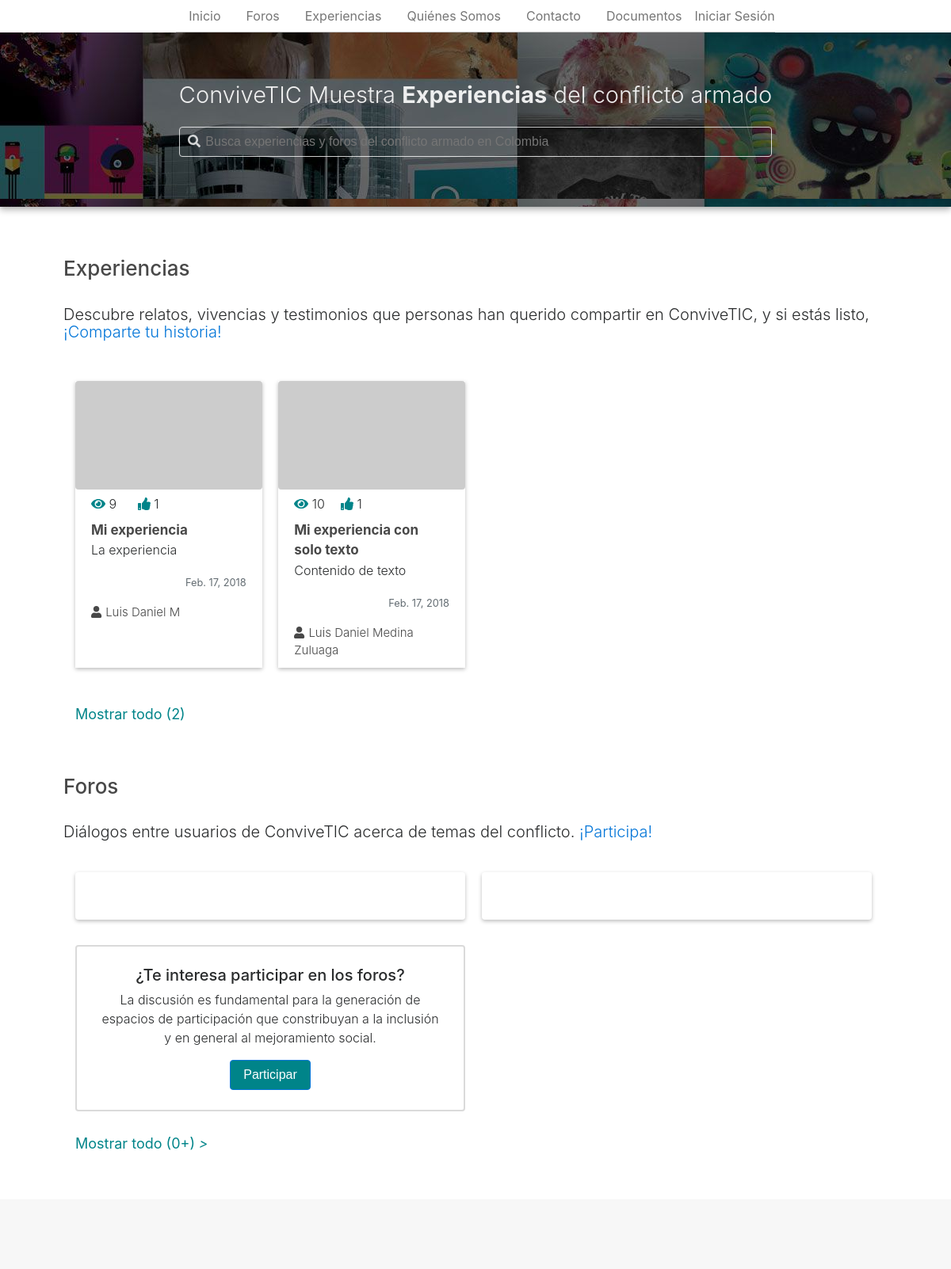
Before: / (upper part) with the older database file.
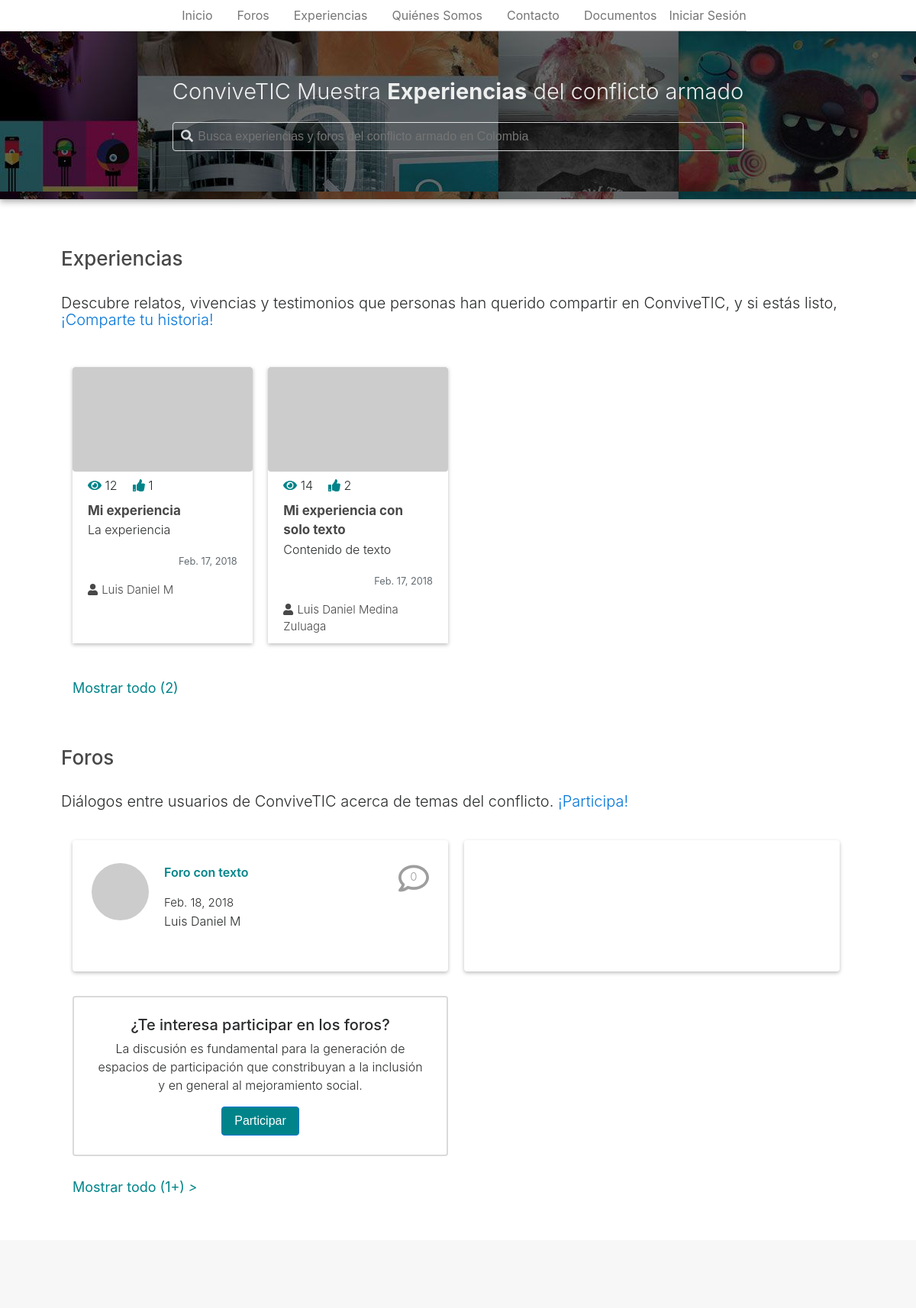
After: the same page with the newer database file.
### app/models.py (models this page shows)
class Experience(models.Model):
	author = models.ForeignKey(
		User,
		on_delete=models.SET_NULL,
		null=True
	)
	title = models.CharField(
		max_length = 100,
		default = ''
	)
	content = models.TextField(
		default="",
		blank=False,
		null=False
	)
	pub_date = models.DateField(
		default=date.today
	)
	video_url = models.CharField(
		max_length=50,
		null=True,
		blank=True
	)
	audio_url = models.CharField(
		max_length=100,
		null=True,
		blank=True
	)
	img = models.ImageField(
		upload_to="uploads/",
		null=True,
		blank=True
	)
	status = models.CharField(
		max_length = 20,
		choices = STATUS_CHOICES,
		default = 'P'
	)
	views = models.PositiveIntegerField(
		default = 0
	)
	likes = models.PositiveIntegerField(
		default = 0
	)
	tags = models.ManyToManyField(ExperienceTag, blank=True)

class Thread(models.Model):
	author = models.ForeignKey(
		User,
		on_delete=models.SET_NULL,
		null=True
	)
	title = models.CharField(
		max_length=100,
		blank=False,
		null=False
	)
	description = models.TextField(
		default='',
		blank=False,
		null=False
	)
	pub_date = models.DateField(
		default=date.today
	)
	video_url = models.CharField(
		max_length=50,
		null=True,
		blank=True
	)
	audio_url = models.CharField(
		max_length=100,
		null=True,
		blank=True
	)
	img = models.ImageField(
		upload_to="uploads/",
		null=True,
		blank=True
	)
	status = models.CharField(
		max_length = 20,
		choices = STATUS_CHOICES,
		default = 'P'
	)
	views = models.PositiveIntegerField(
		default = 0
	)
	tags = models.ManyToManyField(ThreadTag, blank=True)

### app/views.py (the view)
# urls.py: path('', Index.as_view(), name='index'),
class Index(ListView):
	template_name = 'app/index.html'
	context_object_name = 'thread_list'
	queryset = Thread.objects.order_by('pub_date')[:4]
	def get_context_data(self, **kwargs):
		context = super().get_context_data(**kwargs)
		context['secondary_threads'] = Thread.objects.annotate(likes=Count('like')).order_by('pub_date')[4:8]
		context['experiences'] = Experience.objects.filter(status='A').order_by('pub_date')[:9]
		context['th_quantity'] = Thread.objects.all().count()
		group =  Group.objects.get(name="Administrador")
		if group in self.request.user.groups.all():
			pending_experiences = Experience.objects.filter(status='P').count()
			if pending_experiences > 0:
				messages.info(self.request, "Tienes "+str(pending_experiences)+" Experiencia(s) pendientes por revisar.")
		return context

### app/templates/app/index.html (shortened to what this page needs)
{% extends 'app/base.html' %}
{% load static %}
{% block content %}
	<div class="container-fluid p-container" ng-controller="indexController as ixCtrl">
		<section class="exp-section">
			<div class="exp-gra-c">
				<h3 class="border exp-section-title">Experiencias</h3>
				<br>
				<h5 class="exp-section-description">Descubre relatos, vivencias y testimonios que personas han querido compartir en ConviveTIC, y si estás listo, <a href="{% url 'experiences' %}">¡Comparte tu historia!</a></h5>
				<br>
				<div class="experiences-c">
					{% for exp in experiences %}
					<div class="experience">
						<img class="rounded" src="http://via.placeholder.com/320x186">
						<div class="exp-data">
							<div class="detail-c">
								<div class="popular-data-c">
									<div class="views"><i class="fas fa-eye"></i> {{ exp.views }}</div>
									<div class="likes"><i class="fas fa-thumbs-up"></i> {{ exp.experienceslike_set.count }}</div>
								</div>
								<div class="exp-title"><a href="{% url 'experience-detail' exp.id %}">{{exp.title}}</a></div>
								<div class="content-c">
									<p>{{exp.content}}</p>
								</div>
								<p class="text-muted text-right"><small>{{ exp.pub_date }}</small></p>
								<div class="publisher"><i class="fas fa-user"></i>{{exp.author.get_full_name}}</div>
							</div>
						</div>
					</div>
					{% endfor %}
				</div>
				<div class="more-exp">
					<a href="{% url 'experiences' %}" >Mostrar todo ({{experiences.count}}) </a>
				</div>
			</div>
		</section>
		<section class="forum-section">
			<div class="for-gra-c">
				<h3 class="border for-section-title">Foros</h3>
				<br>
				<h5 class="for-section-description">Diálogos entre usuarios de ConviveTIC acerca de temas del conflicto. <a href="{% url 'forums' %}">¡Participa!</a></h5>
				<div class="forum-c">
					<div class="forum rounded">
						{% for thread in thread_list %}
							<div class="forum-item">
								<div class="f-image">
									<img class="rounded-circle" src="http://via.placeholder.com/75x75">
								</div>
								<div class="forum-inline">
									<div class="for-data">
										<a href="{% url 'thread-detail' thread.id %}">{{thread.title}}</a>
										<div class="comment-c">
											<i class="far fa-comment"></i>
											<div class="comment-counter">
												{{thread.comment_set.count}}
											</div>
										</div>
									</div>
									<div class="forum-publisher">
										<p class="f-date">{{ thread.pub_date }}</p>
										<p class="f-name">{{ thread.author.get_full_name }}</p>
									</div>
								</div>
							</div>
						{% endfor %}
					</div>
					<div class="forum rounded">
					</div>
					<div class="f-aside">
						<div class="forum-invitation rounded">
							<h5>¿Te interesa participar en los foros?</h5>
							<p>La discusión es fundamental para la generación de espacios de participación que constribuyan a la inclusión y en general al mejoramiento social.</p>
							<button class="btn btn-primary">Participar</button>
						</div>
					</div>
				</div>
				<div class="more-forum">
					<a href="{% url 'forums' %}" >Mostrar todo ({{th_quantity}}+) <i>></i></a>
				</div>
			</div>
		</section>
	</div>
	<div class="container-fluid block-expl">
	</div>
{% endblock %}

### app/templates/app/base.html (shortened to what this page needs)
{% load static %}
{% load auth_extras %}
<!DOCTYPE html>
<html lang="es" >
<head>
	<link rel="stylesheet" type="text/css" href="{% static 'app/libs/tether/dist/css/tether.min.css' %}">
	<link rel="stylesheet" type="text/css" href="{% static 'app/libs/bootstrap/dist/css/bootstrap.min.css' %}">
	<link rel="stylesheet" type="text/css" href="{% static 'app/libs/toastr/toastr.min.css' %}">
	<link rel="stylesheet" type="text/css" href="{% static 'app/style.css' %}" />
	<link rel="stylesheet" type="text/css" href="https://cdnjs.cloudflare.com/ajax/libs/imagehover.css/1.0/css/imagehover.min.css">
</head>
<body ng-app='conviveticApp' ng-cloak>
	<header ng-controller="homeController as hCtrl">
		<div class="nav-c">
			<nav class="nav">
			  <a class="nav-link active" href="{% url 'index' %}">Inicio</a>
			  <a class="nav-link" href="{% url 'forums' %}">Foros</a>
			  <a class="nav-link" href="{% url 'experiences' %}">Experiencias</a>
			  <a class="nav-link" href="{% url 'about-us' %}">Quiénes Somos</a>
			  <a class="nav-link" href="{% url 'contact-us' %}">Contacto</a>
			  <a class="nav-link" href="{% url 'document' %}">Documentos</a>
		  		{% if request.user.is_authenticated %}
				<div class="dropdown">
				  <button class="btn btn-secondary dropdown-toggle" type="button" id="dropdownMenuButton" data-toggle="dropdown" aria-haspopup="true" aria-expanded="false">
				  	<div class="profile-usr-c">
				    	<i class="fa fa-user" aria-hidden="true"></i>
						{{ request.user.username }}
				  	</div>
				  </button>
				  <div class="dropdown-menu" aria-labelledby="dropdownMenuButton">
				    <a class="dropdown-item" href="{% url 'profile' %}">Mi Perfil</a>
				    <a class="dropdown-item" href="{% url 'logout' %}">Cerrar Sesión</a>
				  </div>
				</div>
			  	{% else %}
		  			<a class="login-link" href="{% url 'login' %}">Iniciar Sesión</a>
			  	{% endif %}
			</nav>
		</div>
		<div class="subheader">
			<div class="subheader-c">
				<div class="sub-content">
					<h4>ConviveTIC Muestra <span class=>Experiencias</span> del conflicto armado</h4>
					<div class="search-box rounded">
						<form action="{% url 'search' %}">
							<i class="fas fa-search"></i>
							<input class="input-box" name="q" type="text" placeholder="Busca experiencias y foros del conflicto armado en Colombia">
						</form>
					</div>
				</div>
			</div>
		</div>
	</header>
	{% block content %} {% endblock %}
</body>
</html>

Changed rows visible on the page:
changed Experience "Mi experiencia": views "9" → "12"
changed Experience "Mi experiencia con solo texto": views "10" → "14"; experienceslike_set.count "1" → "2"
added Thread: title "Foro con texto", comment_set.count "0", pub_date "Feb. 18, 2018", author.get_full_name "Luis Daniel M"
Other visible differences:
{{ th_quantity }}: "0" → "1"
